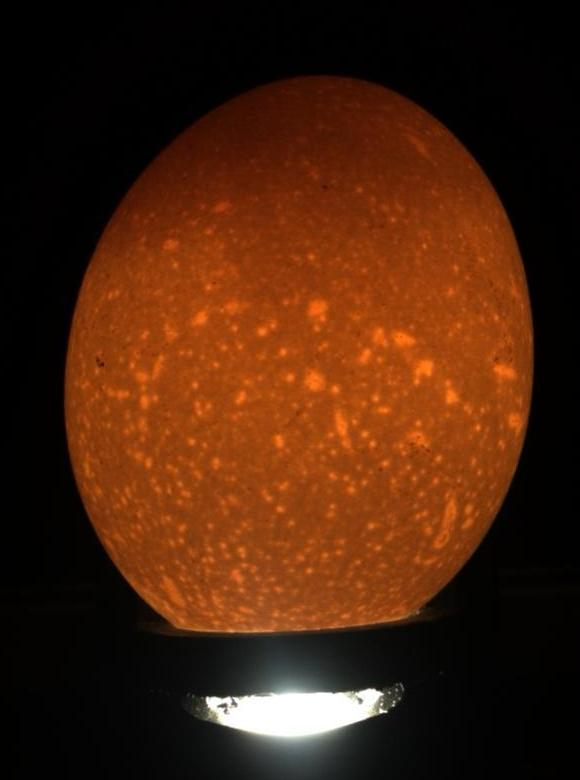
#> input picture 数据集处理/切分图片/VOCdevkit/VOC2007/JPEGImages/BA111.jpg, 580 x 780 px, found by its file name; its folder holds only this picture in this run
$ python '将灰度mask放到原图上.py'
#> lines starting #> are read from the running program, lines starting #| are printed output that depends on the picture
import os
import cv2
import numpy as np


# 设置文件夹路径
original_folder = '/App/cbw/Datasets/TableFishFolder/TabelFishVOC/VOC2007/JPEGImages'  # 原图文件夹路径
mask_folder = '/App/cbw/TZY_AnBan_Segment/tablefish_miou_out/detection-results'     # 掩码图文件夹路径
output_folder = '/App/cbw/TZY_AnBan_Segment/tablefish_miou_out/outpu_results' # 输出文件夹路径

# 确保输出文件夹存在
if not os.path.exists(output_folder):
    os.makedirs(output_folder)

# 定义掩码颜色映射（可以根据需要调整）
category_colors = {
    0: [0, 0, 0],  # 背景颜色为黑色
    1: [255, 0, 0],  # 类别1为蓝色
    2: [0, 255, 0],  # 类别2为绿色
    3: [0, 0, 255],  # 类别3为红色
    4: [255, 255, 0],  # 类别4为黄色
    5: [255, 0, 255],  # 类别5为紫色
    6: [0, 255, 255],  # 类别6为青色
    7: [192, 192, 192],  # 类别7为灰色
    8: [128, 128, 0],       # 类别8为橄榄色
    9: [128, 0, 128],       # 类别9为紫红色
    10: [128, 128, 128],     # 类别10为...
    # 可以继续添加更多类别颜色
}

# 处理图像
for image_filename in os.listdir(original_folder):
    # 构造原图的完整路径
    original_image_path = os.path.join(original_folder, image_filename)

    # 检查文件是否为图片（假设图片格式为.jpg）
    if not image_filename.lower().endswith('.jpg'):
        continue  # 跳过非图片文件

    # 构造对应的掩码图路径（假设掩码图与原图同名但扩展名为.png）
    mask_image_filename = os.path.splitext(image_filename)[0] + '.png'
    mask_image_path = os.path.join(mask_folder, mask_image_filename)

    # 检查对应的掩码图是否存在
    if not os.path.exists(mask_image_path):
        print(f"No corresponding mask found for {image_filename}, skipping...")
        continue

    # 读取原图和掩码图
    original_image = cv2.imread(original_image_path)
#> original_image is the input picture: shape (780, 580, 3); mean B, G, R 12.1, 34.4, 73.3
    mask_image = cv2.imread(mask_image_path, cv2.IMREAD_UNCHANGED)

    # 调整掩码图大小以匹配原图大小（如果需要）
    if mask_image.shape[:2] != original_image.shape[:2]:
        mask_image = cv2.resize(mask_image, (original_image.shape[1], original_image.shape[0]), interpolation=cv2.INTER_NEAREST)

    # 如果掩码图不是单通道图像，转换为灰度图像
    if len(mask_image.shape) > 2:
        mask_image = cv2.cvtColor(mask_image, cv2.COLOR_BGR2GRAY)
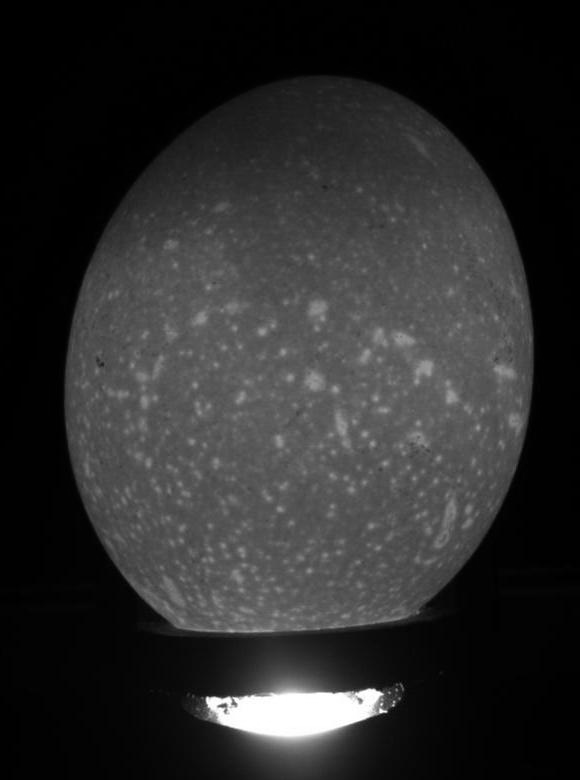
#> mask_image: shape (780, 580); min 0, max 255, mean 43.5

    # 创建一个与原图大小相同的彩色掩码图像
    colored_mask = np.zeros_like(original_image, dtype=np.uint8)

    # 根据掩码值应用颜色
    unique_values = np.unique(mask_image)
#> unique_values = 256 values from 0 to 255
    for value in unique_values:
        if value in category_colors:
            colored_mask[mask_image == value] = category_colors[value]
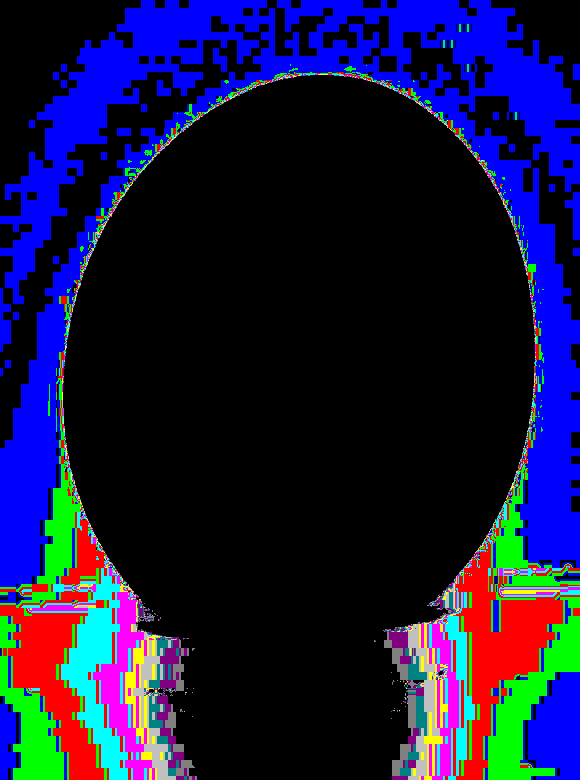
#> colored_mask: shape (780, 580, 3); mean of channels 0, 1, 2 60.4, 21.8, 21.5; drawn as B, G, R

    # 将彩色掩码与原图混合（这里使用加权混合，可以根据需要调整透明度）
    overlayed_image = cv2.addWeighted(original_image, 1, colored_mask, 0.5, 0)
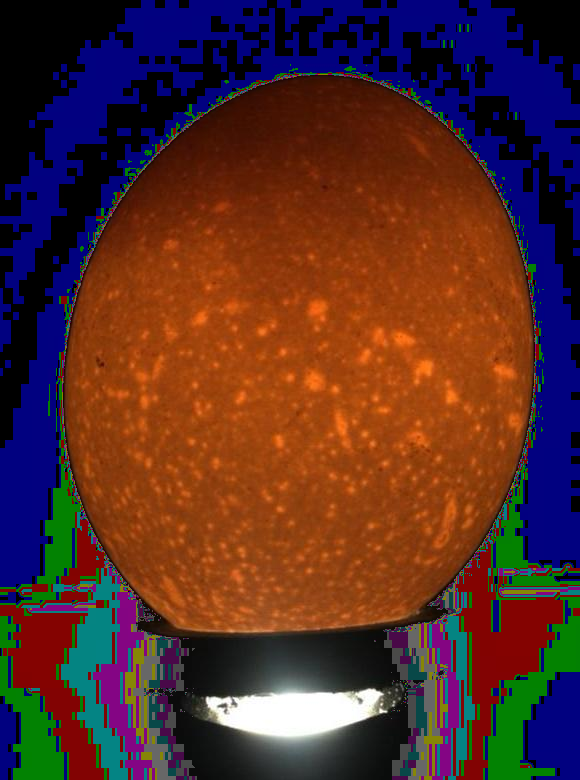
#> overlayed_image: shape (780, 580, 3); mean B, G, R 42.3, 45.3, 84

    # 保存结果图像到输出文件夹
    output_image_path = os.path.join(output_folder, image_filename)
    cv2.imwrite(output_image_path, overlayed_image)

    print(f"Saved overlayed image for {image_filename} to {output_image_path}")

$ run again, on 数据集处理/切分图片/VOCdevkit/VOC2007/JPEGImages/BA112.jpg
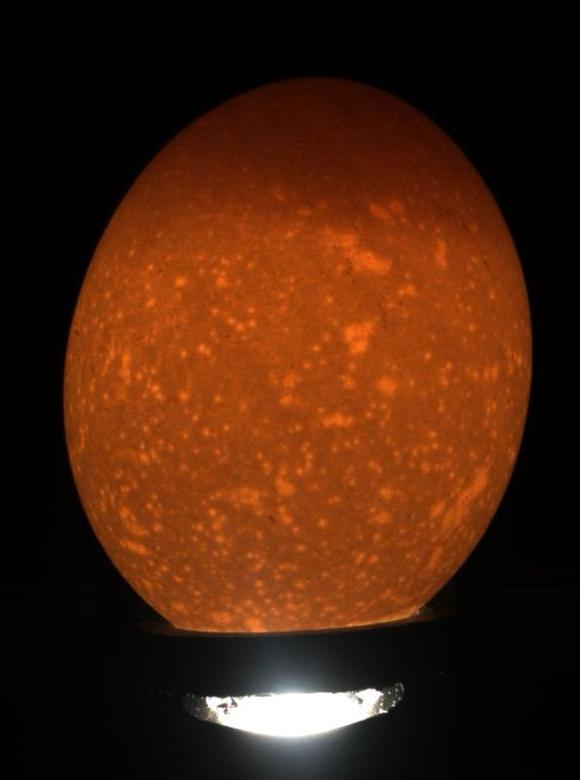
#> input picture 数据集处理/切分图片/VOCdevkit/VOC2007/JPEGImages/BA112.jpg, 580 x 780 px, found by its file name
#> original_image is the input picture: shape (780, 580, 3); mean B, G, R 12.6, 33.7, 73
#> `mask_image = cv2.cvtColor(mask_image, cv2.COLOR_BGR2GRAY)`:
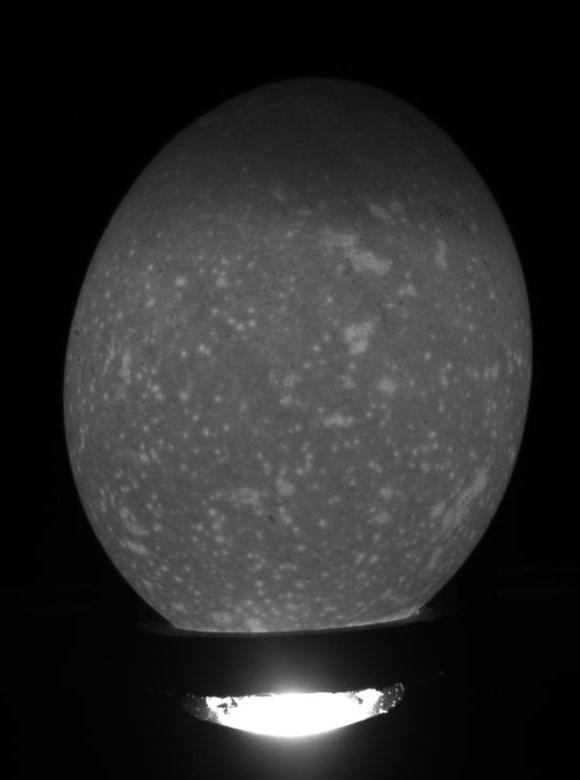
#> mask_image: shape (780, 580); min 0, max 255, mean 43.1
#> unique_values = 256 values from 0 to 255
#> `overlayed_image = cv2.addWeighted(original_image, 1, colored_mask, 0.5..`:
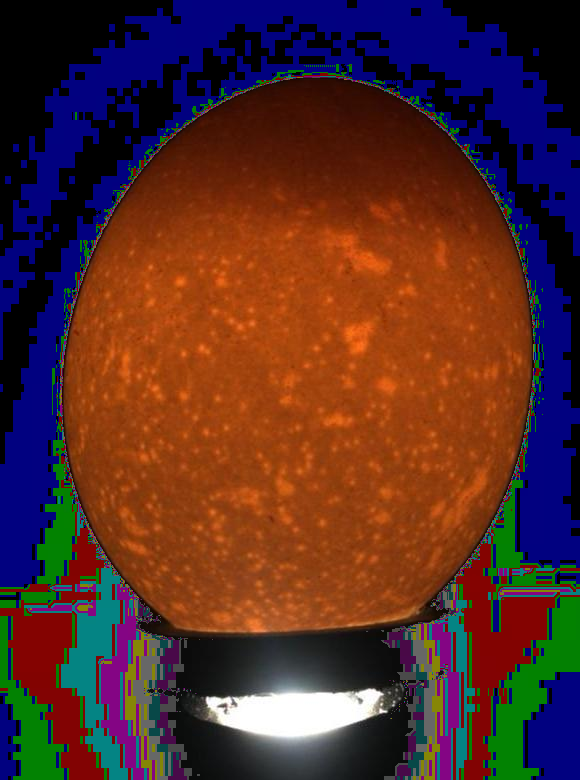
#> overlayed_image: shape (780, 580, 3); mean B, G, R 42.1, 44.8, 83.5

$ run again, on 数据集处理/切分图片/VOCdevkit/VOC2007/JPEGImages/BA121.jpg
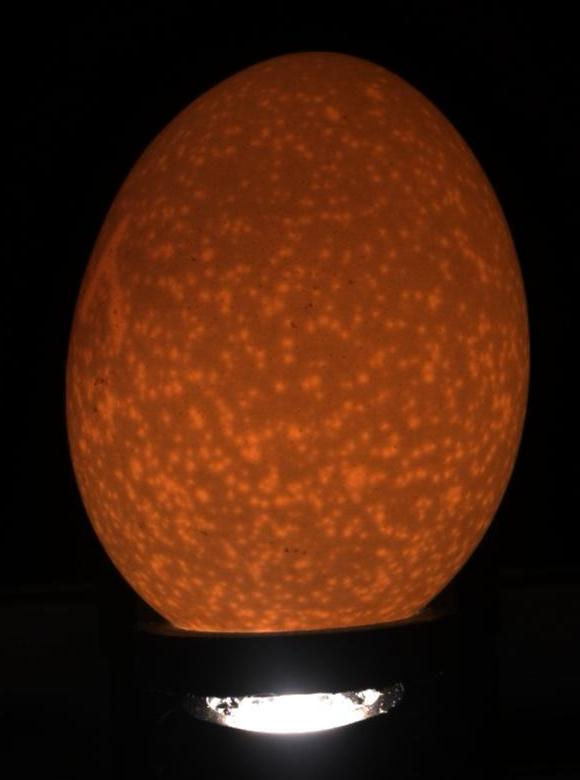
#> input picture 数据集处理/切分图片/VOCdevkit/VOC2007/JPEGImages/BA121.jpg, 580 x 780 px, found by its file name
#> original_image is the input picture: shape (780, 580, 3); mean B, G, R 12.5, 31.6, 69.6
#> `mask_image = cv2.cvtColor(mask_image, cv2.COLOR_BGR2GRAY)`:
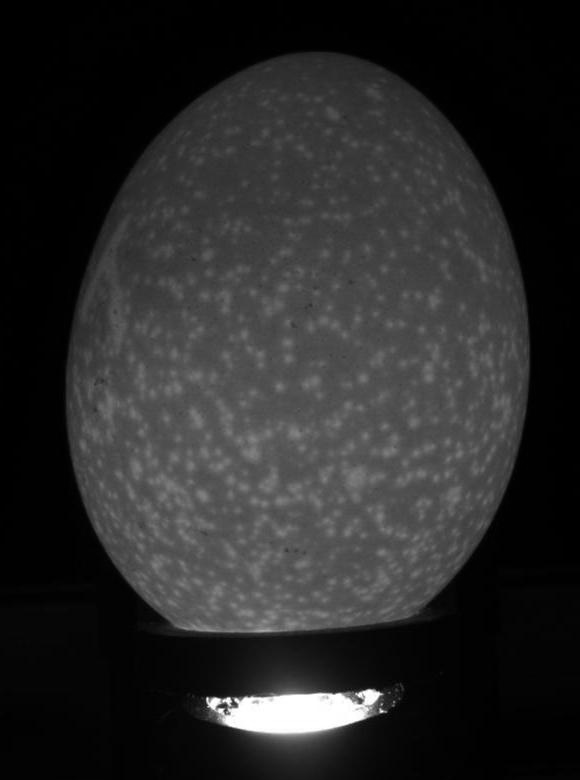
#> mask_image: shape (780, 580); min 0, max 255, mean 40.7
#> unique_values = 256 values from 0 to 255
#> `overlayed_image = cv2.addWeighted(original_image, 1, colored_mask, 0.5..`:
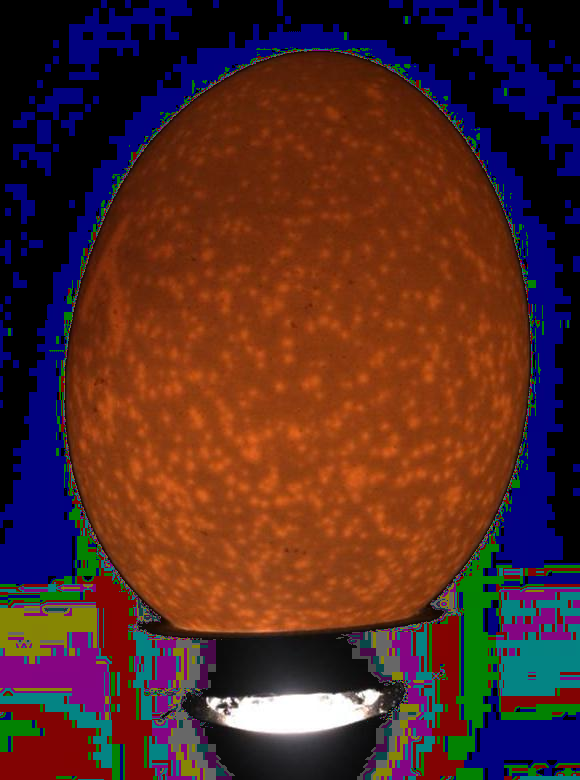
#> overlayed_image: shape (780, 580, 3); mean B, G, R 39.2, 42.8, 82.1
